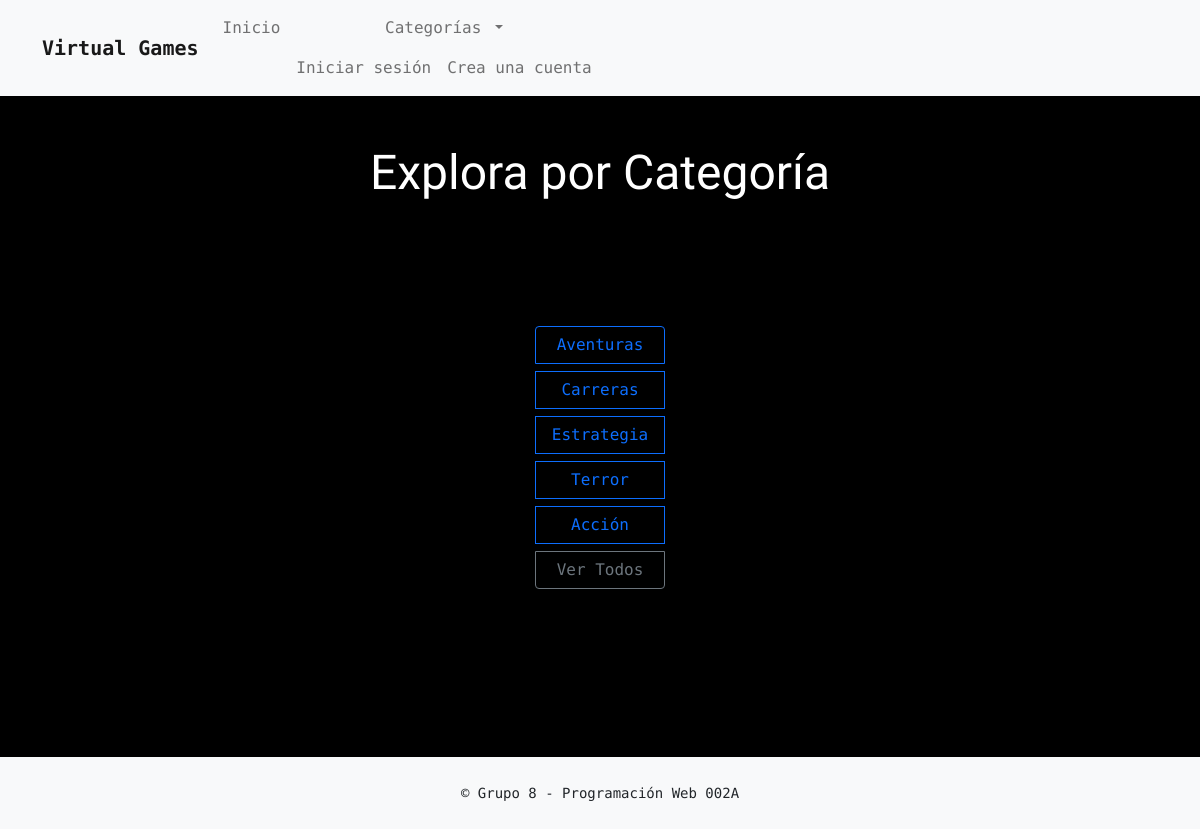
The page / on the database its author committed.
### shop/models.py (models this page shows, shortened)
class Categoria(models.Model):
    nombre = models.CharField(max_length=100, unique=True)
    slug   = models.SlugField(max_length=100, unique=True, blank=True)

### core/views.py (the view)
# urls.py: path('', index, name='inicio'),
def index(request):
    shop_categories = Categoria.objects.all()
    return render(request, 'core/index.html', {
        'shop_categories': shop_categories
    })

### shop/context_processors.py (called while the page is built)
def shop_categories(request):
    return {
        'shop_categories': Categoria.objects.all()
    }

### templates/core/index.html (shortened to what this page needs)
{% extends 'core/base.html' %}
{% load static %}
{% block content %}
  <div class="container" id="games-container">
    <h1 class="my-4 text-center">Explora por Categoría</h1>
    <div class="btn-group-vertical" role="group" aria-label="Categorías">
      {% for cat in shop_categories %}
        <button
          type="button"
          class="btn btn-outline-primary me-2 mb-2 category-btn"
          data-cat-id="{{ cat.id }}">
          {{ cat.nombre }}
        </button>
      {% endfor %}
      <button
        type="button"
        id="all-games"
        class="btn btn-outline-secondary me-2 mb-2">
        Ver Todos
      </button>
    </div>
{% endblock %}

### static/core/css/estilo-index.css (style rules this page uses)
* { margin: 0; padding: 0; font-family: 'Major Mono Display', monospace; }
body { background-color: rgb(0, 0, 0); text-align: center; }
h1 { font-family: 'Russo One', sans-serif; padding-bottom: 100px; font-size: 3rem; font-weight: 100; color: #ffffff; margin-bottom: 0.5rem; }
.btn-group-vertical { max-width: 200px; margin: 0 auto 10rem; display: inline-flex; flex-direction: column; }

### rows shown on the page
Categoria: nombre "Aventuras"
Categoria: nombre "Carreras"
Categoria: nombre "Estrategia"
Categoria: nombre "Terror"
Categoria: nombre "Acción"
